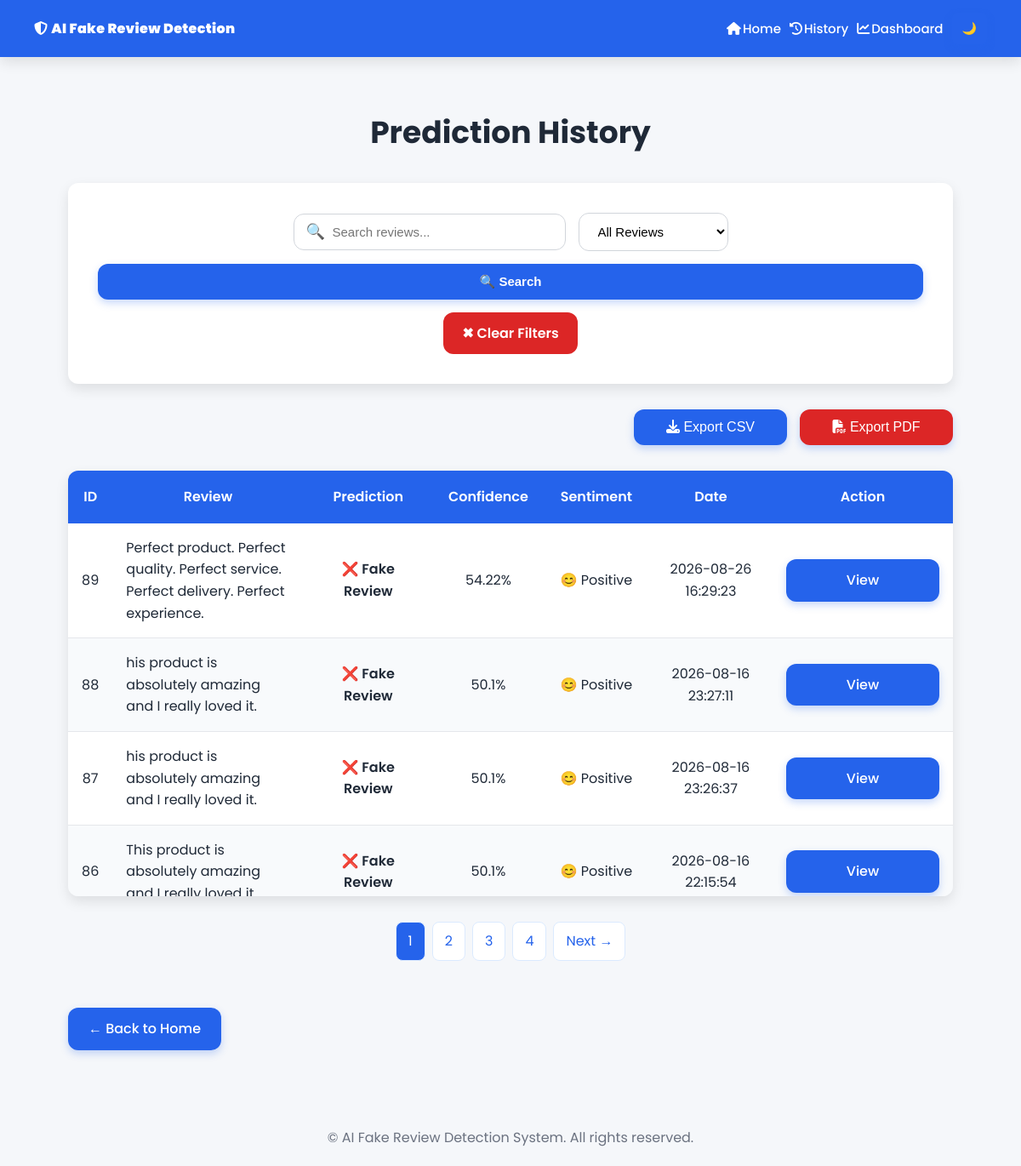
The app's page /history with its own data.
### tables this page shows
CREATE TABLE ReviewHistory (
        id INTEGER PRIMARY KEY AUTOINCREMENT,
        review TEXT,
        prediction TEXT,
        confidence REAL,
        date TEXT
    , sentiment TEXT);

### app.py (the view)
@app.route("/history")
def history():
    page = request.args.get("page", 1, type=int)
    per_page = 25
    search = request.args.get("search", "").strip()
    filter_by = request.args.get("filter", "All").strip()
    if page < 1:
        page = 1
    reviews, total_pages = get_history_paginated(
        search=search,
        filter_by=filter_by,
        page=page,
        per_page=per_page
    )
    return render_template(
        "history.html",
        history=reviews,
        page=page,
        total_pages=total_pages,
        search=search,
        filter=filter_by
    )

### templates/history.html (shortened to what this page needs)
<!DOCTYPE html>
<html lang="en">
<head>
    <link rel="stylesheet" href="{{ url_for('static', filename='css/style.css') }}">
    <link rel="stylesheet" href="https://cdnjs.cloudflare.com/ajax/libs/font-awesome/6.7.2/css/all.min.css">
</head>
<body>
    {% include 'navbar.html' %}
    <main class="container">
        <h1>Prediction History</h1>
        <form method="GET" action="/history" class="search-form">
            <div class="search-box">
                <span class="search-icon">🔍</span>
                <input type="text" name="search" placeholder="Search reviews..." value="{{ search }}">
            </div>
            <select name="filter" class="filter-select">
                <option value="All" {% if filter=="All" %}selected{% endif %}>
                    All Reviews
                </option>
            </select>
            <button type="submit" class="search-btn">
                🔍 Search
            </button>
            <a href="/history" class="clear-btn">
                ✖ Clear Filters
            </a>
        </form>
        <div class="export-section">
            <a href="/export">
                <button class="btn btn-primary">
                    <i class="fa-solid fa-download"></i>
                    Export CSV
                </button>
            </a>
            <a href="/export/pdf">
                <button class="btn btn-danger">
                    <i class="fa-solid fa-file-pdf"></i>
                    Export PDF
                </button>
            </a>
        </div>
        {% if history %}
        <div class="table-container">
            <table class="history-table">
                <thead>
                    <tr>
                        <th>ID</th>
                        <th>Review</th>
                        <th>Prediction</th>
                        <th>Confidence</th>
                        <th>Sentiment</th>
                        <th>Date</th>
                        <th>Action</th>
                    </tr>
                </thead>
                <tbody>
                    {% for row in history %}
                    <tr>
                        <td>{{ row[0] }}</td>
                        <td>{{ row[1] }}</td>
                        <td>{{ row[2] }}</td>
                        <td>{{ row[3] }}%</td>
                        <td>{{ row[5] }}</td>
                        <td>{{ row[4] }}</td>
                        <td>
                            <a href="/review/{{ row[0] }}" class="btn">
                                View
                            </a>
                        </td>
                    </tr>
                    {% endfor %}
                </tbody>
            </table>
        </div>
        <div class="pagination">
            {% for p in range(1, total_pages + 1) %}
            <a href="{{ url_for('history',page=p,search=search,filter=filter_value
            ) }}" class="{% if p == page %}active{% endif %}">
                {{ p }}
            </a>
            {% endfor %}
            {% if page < total_pages %} <a href="{{ url_for('history',page=page+1,search=search,filter=filter_value
            ) }}">
                Next →
                </a>
                {% endif %}
        </div>
        {% else %}
        <p>No prediction history found.</p>
        {% endif %}
        <br>
        <a href="/" class="btn">
            ← Back to Home
        </a>
    </main>
    <footer class="footer">
        <p>
            © AI Fake Review Detection System. All rights reserved.
        </p>
    </footer>
</body>
</html>

### templates/navbar.html (shortened to what this page needs)
<nav class="navbar">
    <div class="nav-brand">
        <i class="fa-solid fa-shield-halved"></i>
        <span>AI Fake Review Detection</span>
    </div>
    <div class="nav-links">
        <a href="{{ url_for('home') }}">
            <i class="fa-solid fa-house"></i>
            Home
        </a>
        <a href="{{ url_for('history') }}">
            <i class="fa-solid fa-clock-rotate-left"></i>
            History
        </a>
        <a href="{{ url_for('dashboard') }}">
            <i class="fa-solid fa-chart-line"></i>
            Dashboard
        </a>
        <button id="theme-toggle" class="theme-toggle" type="button">
            🌙
        </button>
    </div>
</nav>

### records on screen
ReviewHistory: id "89", review "Perfect product. Perfect quality. Perfect service. Perfect delivery. Perfect experience.", prediction "❌ Fake Review", confidence "54.22", sentiment "😊 Positive", date "2026-08-26 16:29:23"
ReviewHistory: id "88", review "his product is absolutely amazing and I really loved it.", prediction "❌ Fake Review", confidence "50.1", sentiment "😊 Positive", date "2026-08-16 23:27:11"
ReviewHistory: id "87", review "his product is absolutely amazing and I really loved it.", prediction "❌ Fake Review", confidence "50.1", sentiment "😊 Positive", date "2026-08-16 23:26:37"
ReviewHistory: id "86", review "This product is absolutely amazing…", prediction "❌ Fake Review", confidence "50.1", sentiment "😊 Positive", date "2026-08-16 22:15:54"

### other values on screen
{{ p }} "1" "2" "3" "4"
